Frame 1 (no input): blank canvas, image omitted
Frame 60 (no input): blank canvas, image omitted
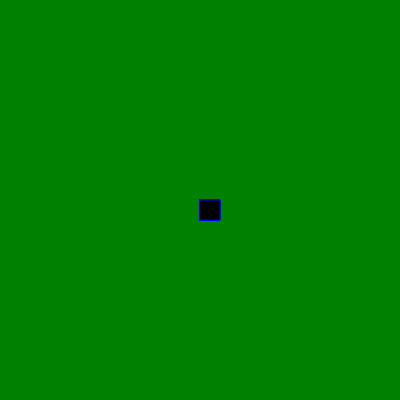
Frame 120 (the mouse pressed at the canvas centre since frame 60)

The p5.js sketch whose frames 1 and 60 were blank and that drew this single picture after the mouse press (run headless with seeded random() and noise() and a simulated clock; from frame 60 on, the mouse is pressed at the canvas centre):

// p5.js sketch
// ── sketch.js
function setup() {
    createCanvas(400, 400);
  background("green")}
  
  function draw() {
    
    stroke("blue");
    fill("black");
    if(mouseIsPressed) {
    rect(mouseX, mouseY,20,20);
  }
  }
